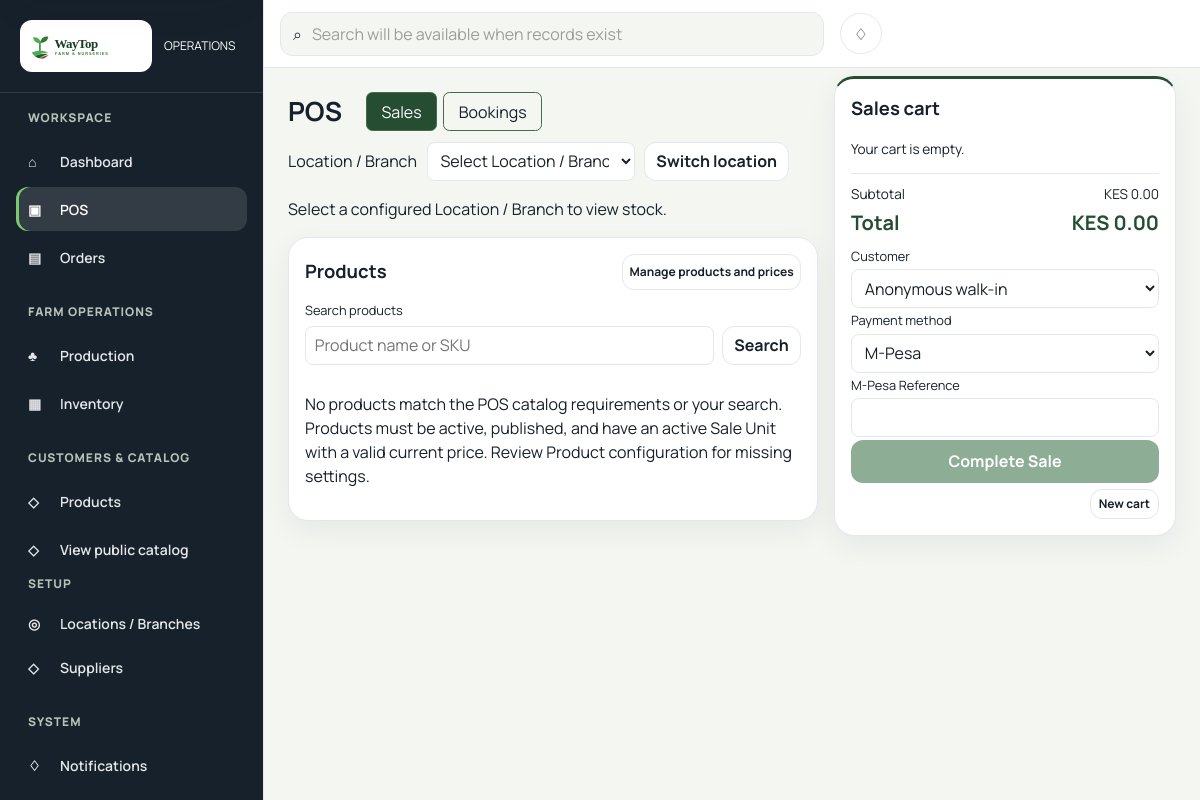
Before: /dashboard/pos/ (signed in) with the older database file.
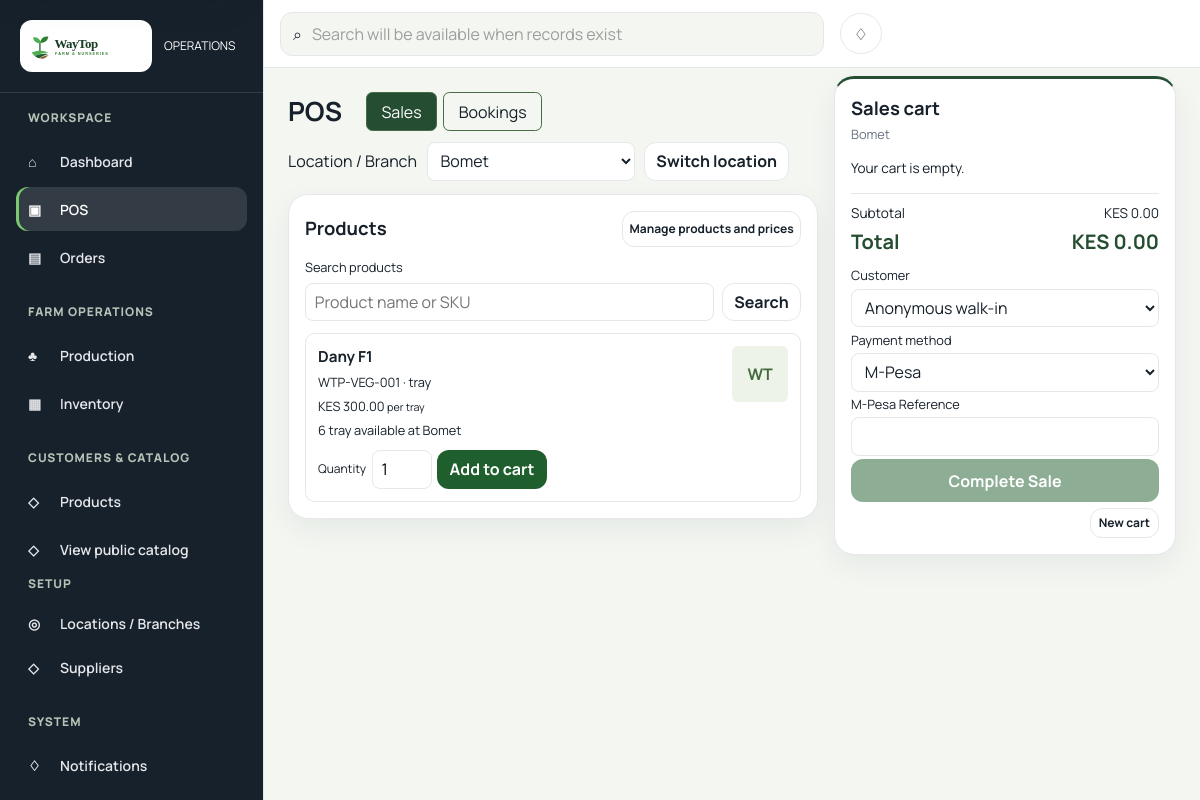
After: the same page with the newer database file.
### apps/products/models.py (models this page shows, shortened)
class ProductSaleUnit(models.Model):
    id = models.UUIDField(primary_key=True, default=uuid.uuid4, editable=False)
    product = models.ForeignKey(Product, on_delete=models.PROTECT, related_name="sale_units")
    name = models.CharField(max_length=100)
    base_quantity = models.DecimalField(max_digits=12, decimal_places=3)
    is_active = models.BooleanField(default=True)
    created_at = models.DateTimeField(auto_now_add=True)
    updated_at = models.DateTimeField(auto_now=True)
    class Meta:
        ordering = ("base_quantity", "name")
        constraints = [
            models.CheckConstraint(
                condition=Q(base_quantity__gt=0),
                name="product_sale_unit_positive_quantity",
            ),
            models.UniqueConstraint(
                fields=("product", "name"),
                name="product_sale_unit_unique_name",
            ),
        ]

class Product(models.Model):
    class Category(models.TextChoices):
        VEGETABLE = "VEG", "Vegetable"
        FRUIT = "FRT", "Fruit"
        TREE = "TRE", "Tree"
    id = models.UUIDField(primary_key=True, default=uuid.uuid4, editable=False)
    sku = models.CharField(max_length=64, unique=True)
    slug = models.SlugField(max_length=160, unique=True)
    name = models.CharField(max_length=200)
    category = models.CharField(max_length=3, choices=Category.choices)
    description = models.TextField(blank=True)
    base_inventory_unit = models.CharField(max_length=50)
    is_active = models.BooleanField(default=True)
    is_published = models.BooleanField(default=False)
    created_at = models.DateTimeField(auto_now_add=True)
    updated_at = models.DateTimeField(auto_now=True)
    class Meta:
        ordering = ("name", "sku")
        constraints = [
            models.CheckConstraint(
                condition=Q(category__in=("VEG", "FRT", "TRE")),
                name="product_category_supported",
            ),
            models.CheckConstraint(
                condition=Q(is_active=True) | Q(is_published=False),
                name="product_published_requires_active",
            ),
        ]

class ProductPrice(models.Model):
    class Currency(models.TextChoices):
        KES = "KES", "Kenyan shilling"
    id = models.UUIDField(primary_key=True, default=uuid.uuid4, editable=False)
    sale_unit = models.ForeignKey(ProductSaleUnit, on_delete=models.PROTECT, related_name="prices")
    amount = models.DecimalField(max_digits=12, decimal_places=2)
    currency = models.CharField(max_length=3, choices=Currency.choices, default=Currency.KES)
    effective_start = models.DateTimeField()
    effective_end = models.DateTimeField(blank=True, null=True)
    is_active = models.BooleanField(default=True)
    created_at = models.DateTimeField(auto_now_add=True)
    updated_at = models.DateTimeField(auto_now=True)
    class Meta:
        ordering = ("-effective_start", "-created_at")
        constraints = [
            models.CheckConstraint(condition=Q(amount__gte=0), name="product_price_non_negative"),
            models.CheckConstraint(condition=Q(currency="KES"), name="product_price_currency_supported"),
            models.CheckConstraint(
                condition=Q(effective_end__isnull=True) | Q(effective_end__gt=models.F("effective_start")),
                name="product_price_valid_period",
            ),
            models.UniqueConstraint(
                fields=("sale_unit", "effective_start"),
                name="product_price_unique_start",
            ),
        ]

### apps/inventory/models.py (models this page shows, shortened)
class InventoryLocation(models.Model):
    id = models.UUIDField(primary_key=True, default=uuid.uuid4, editable=False)
    code = models.CharField(max_length=50, unique=True)
    name = models.CharField(max_length=160)
    is_active = models.BooleanField(default=True)
    allows_saleable_stock = models.BooleanField(default=True)
    created_at = models.DateTimeField(auto_now_add=True)
    updated_at = models.DateTimeField(auto_now=True)
    class Meta:
        ordering = ("code",)
        constraints = [
            models.CheckConstraint(
                condition=~Q(code=""), name="inventory_location_code_not_empty"
            ),
            models.CheckConstraint(
                condition=~Q(name=""), name="inventory_location_name_not_empty"
            ),
        ]

### apps/dashboard/pos_views.py (the view, shortened to what this page needs)
# urls.py: path("pos/", pos_views.pos, name="pos"),
@login_required(login_url="accounts:login")
def pos(request):
    _require_pos_permission(request.user)
    mode = activity(request)
    saved = state(request, mode)
    request.session[session_key(mode)] = saved
    location = None
    try:
        location = selected_location(saved["location"])
    except ValidationError:
        pass
    search = request.GET.get("q", "").strip()
    units = ProductSaleUnit.objects.filter(is_active=True, product__is_active=True, product__is_published=True).select_related("product").prefetch_related("product__images")
    if search:
        units = units.filter(Q(product__name__icontains=search) | Q(product__sku__icontains=search))
    products = []
    if location:
        for unit in units.order_by("product__name", "name"):
            try:
                resolved, _ = quote_order_lines(lines=[OrderLineInput(unit.product_id, unit.pk, 1, "READY")], channel="POS")
            except ValidationError:
                continue
            if mode == "bookings":
                for batch in ProductionBatch.objects.filter(product=unit.product, location=location, status="IN_PRODUCTION").order_by("expected_ready_date", "pk"):
                    available = bookable_units(batch=batch, unit=unit, location_id=location.pk)
                    if available:
                        products.append({"unit": unit, "price": resolved[0][3].amount, "available": available, "batch": batch})
            else:
                availability_error = False
                try:
                    available = get_ready_availability(product=unit.product, sale_unit=unit, location_id=location.pk).available_sale_units
                except AvailabilityUnavailable:
                    available, availability_error = 0, True
                products.append({"unit": unit, "price": resolved[0][3].amount, "available": available, "availability_error": availability_error})
    cart, total = [], Decimal("0.00")
    cart_valid = False
    customers = Customer.objects.filter(is_active=True) if can_view_customers(request.user) else Customer.objects.none()
    return render(request, "dashboard/pos/checkout_live.html", {
        "locations": locations(), "location": location, "products": products, "cart": cart,
        "activity": mode, "is_booking": mode == "bookings", "total": total, "search": search, "state": saved, "customers": customers, "cart_valid": cart_valid,
    })

### apps/core/context_processors.py (called while the page is built)
def business_contact(request):
    phone = settings.WAYTOP_CONTACT_PHONE
    digits = phone.removeprefix("+")
    display = f"+{digits[:3]} {digits[3:6]} {digits[6:9]} {digits[9:]}"
    return {"business_phone": {"uri": phone, "display": display}}

def commerce_catalog(request):
    return {"commerce_catalog": []}

### apps/dashboard/pos_views.py (called while the page is built)
def locations():
    return InventoryLocation.objects.filter(is_active=True, allows_saleable_stock=True).order_by("name", "pk")

def can_view_customers(user):
    return user.has_perm("customers.view") or user.has_perm("customers.view_customer")

def selected_location(raw):
    try:
        return locations().get(pk=forms.UUIDField().clean(raw))
    except (ValidationError, InventoryLocation.DoesNotExist) as error:
        raise ValidationError("Select a valid Location / Branch.") from error

def activity(request):
    value = request.POST.get("activity", request.GET.get("activity", "sales"))
    if value not in ("sales", "bookings"):
        raise Http404("Select Sales or Bookings.")
    return value

def session_key(mode):
    return "pos_cart" if mode == "sales" else "pos_booking_cart"

### templates/dashboard/pos/checkout_live.html (shortened to what the changed rows need)
{% extends "staff_base.html" %}{% load static %}
{% block extra_css %}<link rel="stylesheet" href="{% static 'css/staff-procurement.css' %}"><link rel="stylesheet" href="{% static 'css/staff-pos-live.css' %}?v=checkout-top-3">{% endblock %}
{% block content %}
<section class="staff-workspace pos-workspace{% if not is_booking %} pos-sales-workspace{% endif %}">
  {% if not is_booking %}<div class="pos-sales-controls">{% endif %}
  <div class="pos-workspace-heading"><header class="staff-page-heading"><p>{% if is_booking %}Bookings{% else %}Sales{% endif %}</p><h1>POS</h1></header>
  <nav aria-label="POS activity" class="pos-tabs"></nav></div>
  <form method="post" class="pos-location purchase-order-form__field">{% csrf_token %}<input type="hidden" name="activity" value="{{ activity }}"><input type="hidden" name="action" value="location">
    <label for="pos-location">Location / Branch</label>
    <select id="pos-location" name="location_id" required><option value="">Select Location / Branch</option>{% for choice in locations %}<option value="{{ choice.pk }}"{% if choice.pk == location.pk %} selected{% endif %}>{{ choice.name }}</option>{% endfor %}</select>
    <button class="staff-button staff-button--secondary">Switch location</button>
  </form>
  {% if not location %}<p>Select a configured Location / Branch to view stock.</p>{% endif %}
  {% if not is_booking %}</div>{% endif %}
  <div class="pos-columns">
    <section class="staff-panel pos-catalog-panel"><div class="pos-panel-heading"><h2>{% if is_booking %}Bookable production{% else %}Products{% endif %}</h2>
      {% if perms.products.view_product %}<a class="staff-button staff-button--secondary" href="{% url 'dashboard:catalog_products' %}">Manage products and prices</a>{% endif %}</div>
      <div class="pos-products">{% for entry in products %}<article class="pos-product">
        {% if not is_booking %}{% with photo=entry.unit.product.images.all.0 %}<div class="pos-product-image">{% if photo.display_url %}<img src="{{ photo.display_url }}" alt="{{ photo.alt_text|default:entry.unit.product.name }}" width="80" height="80" loading="lazy">{% else %}<span class="catalog-product-placeholder" aria-label="No product image">WT</span>{% endif %}</div>{% endwith %}{% endif %}
        <h3>{{ entry.unit.product.name }}</h3><p>{{ entry.unit.product.sku }} · {{ entry.unit.name }}</p>
        <p>KES {{ entry.price|floatformat:2 }} <small>per {{ entry.unit.name }}</small></p>
        {% if entry.batch %}<p>In Production &middot; {{ entry.batch.batch_number }}</p><p>Expected readiness: {{ entry.batch.expected_ready_date|date:"j F Y" }}</p><p>{{ entry.available }} {{ entry.unit.name }} available for booking at {{ location.name }}</p>{% elif entry.availability_error %}<p>Availability could not be verified. Review Product configuration and inventory.</p>{% elif entry.available %}<p>{{ entry.available }} {{ entry.unit.name }} available at {{ location.name }}</p>{% else %}<p>Out of stock at {{ location.name }}</p>{% endif %}
        <form method="post">
          <label for="qty-{{ entry.batch.pk }}-{{ entry.unit.pk }}">Quantity</label><input id="qty-{{ entry.batch.pk }}-{{ entry.unit.pk }}" type="number" name="quantity" value="1" min="1" max="{{ entry.available }}" step="1" required{% if not entry.available %} disabled{% endif %}>
          <button class="staff-button staff-button--primary"{% if not entry.available %} disabled{% endif %}>Add to cart</button>
        </form>
      </article>{% empty %}<p>No products match the POS catalog requirements or your search. Products must be active, published, and have an active Sale Unit with a valid current price. Review Product configuration for missing settings.</p>{% endfor %}</div>
    </section>
    <section class="staff-panel pos-checkout-panel" aria-label="{% if is_booking %}Booking checkout{% else %}Sales checkout{% endif %}"><h2>{% if is_booking %}Booking cart{% else %}Sales cart{% endif %}</h2><p class="pos-cart-location">{{ location.name }}</p>
      <div class="pos-cart-items" tabindex="0" aria-label="Cart items">
      {% for entry in cart %}<article class="pos-product"><h3>{{ entry.product.name }}</h3><p>{{ entry.unit.name }} · KES {{ entry.price|floatformat:2 }} each</p>
        <form method="post">{% csrf_token %}<input type="hidden" name="activity" value="{{ activity }}"><input type="hidden" name="location_id" value="{{ location.pk }}"><input type="hidden" name="sale_unit_id" value="{{ entry.unit.pk }}"><input type="hidden" name="batch_id" value="{% if entry.batch %}{{ entry.batch.pk }}{% elif entry.line.production_batch_id %}{{ entry.line.production_batch_id }}{% endif %}"><input type="hidden" name="cart_key" value="{{ entry.cart_key }}">
          <label for="cart-{{ entry.cart_key }}">Quantity</label><input id="cart-{{ entry.cart_key }}" name="quantity" type="number" min="1" step="1" value="{{ entry.line.quantity }}" required>
          <button name="action" value="update">Update</button><button name="action" value="remove" formnovalidate>Remove</button>
        </form><p>Line total: KES {{ entry.total|floatformat:2 }}</p>
      </article>{% empty %}<p>Your cart is empty.</p>{% endfor %}
      </div><div class="pos-totals"><p><span>Subtotal</span><span>KES {{ total|floatformat:2 }}</span></p><p class="pos-total"><strong>Total</strong><strong>KES {{ total|floatformat:2 }}</strong></p></div>
      <form method="post" action="{% url 'dashboard:pos_sale' %}" class="purchase-order-form__field pos-payment-form">{% csrf_token %}<input type="hidden" name="activity" value="{{ activity }}">
        <label for="pos-customer"></label><select name="customer" id="pos-customer"></select>
        <label for="pos-payment-method">Payment method</label><select id="pos-payment-method" name="payment_method" required><option value="MPESA">M-Pesa</option><option value="CASH">Cash</option></select>
        <div id="pos-reference-field"><label for="pos-reference">M-Pesa Reference</label><input id="pos-reference" name="reference" maxlength="64" required></div>
        <button {% if not is_booking %}data-complete-sale data-cart-valid="{% if cart_valid and location %}true{% else %}false{% endif %}"{% endif %} class="staff-button staff-button--primary"{% if not cart_valid or not location %} disabled{% endif %}>{% if is_booking %}Confirm Payment{% else %}Complete Sale{% endif %}</button>
      </form>
      <form method="post" class="pos-new-cart">{% csrf_token %}<input type="hidden" name="activity" value="{{ activity }}"><button name="action" value="new" class="staff-button staff-button--secondary">New cart</button></form>
    </section>
  </div>
</section>
<script src="{% static 'js/pos-payment.js' %}" defer></script>{% if not is_booking %}<script src="{% static 'js/pos-layout.js' %}?v=checkout-top-2" defer></script>{% endif %}{% endblock %}

Changed rows visible on the page:
added ProductSaleUnit: unit.product.name "Dany F1", unit.product.sku "WTP-VEG-001", unit.name "tray", price "300.00", available "6"
added InventoryLocation: name "Bomet"
Other visible differences:
form field location_id: "Select Location / Branch" → "Bomet"
text no longer shown: "Select a configured Location / Branch to view stock. No products match the POS catalog requirements or your search. Products must be active, published, and have an active Sale Unit with a valid current price. Review Product configuration for missing settings."
